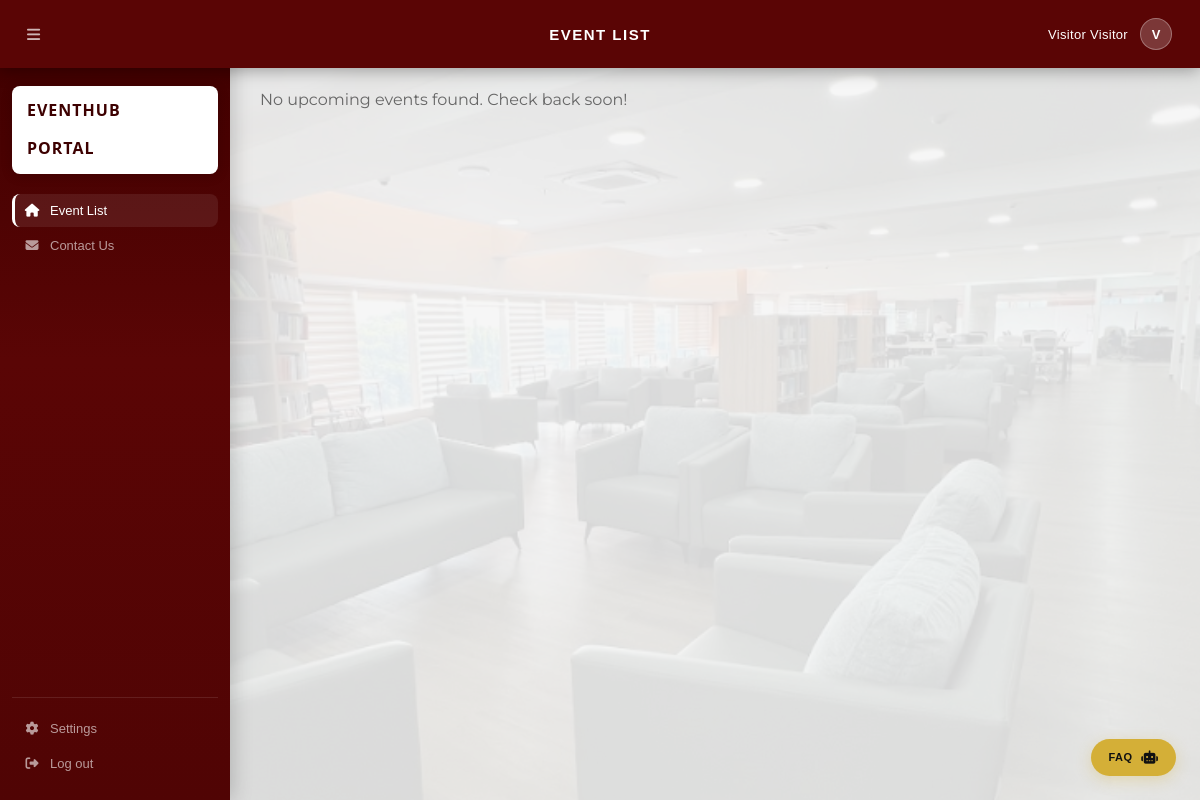
Page /pages/visitors_page.php on the earlier database version.
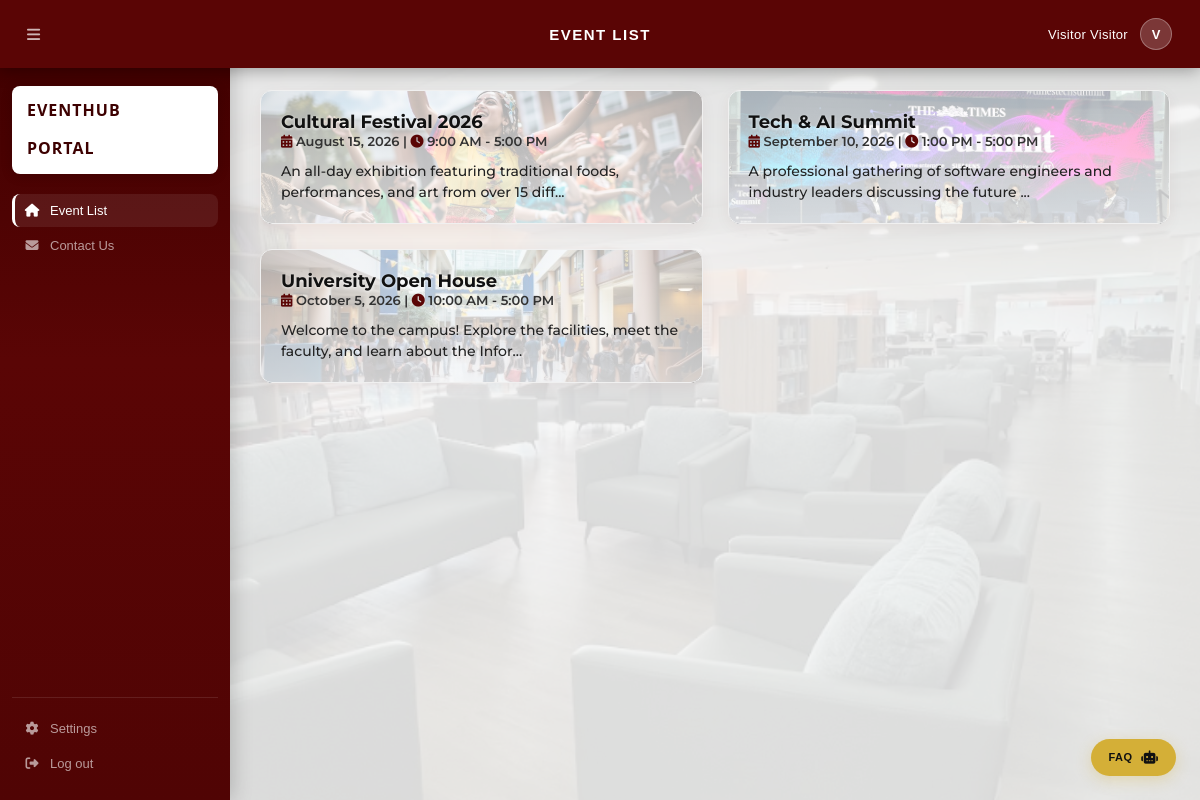
Same page on the later database version.
### tables this page shows
CREATE TABLE `event_list` (
  `id` int(11) NOT NULL,
  `event_name` varchar(150) NOT NULL,
  `date` date NOT NULL,
  `start_time` time NOT NULL,
  `end_time` time NOT NULL,
  `description` text NOT NULL,
  `created_at` timestamp NOT NULL DEFAULT current_timestamp()
);

### pages/visitors_page.php (the view, shortened to what this page needs)
<?php
    require_once '../components/config.php';
    require_once '../components/header.php';
    require_once '../components/sidebar.php';
    $sql_events = "SELECT * FROM event_list ORDER BY date ASC";
    $result_events = $conn->query($sql_events);
?>
<div class="main-content">
    <main class="main-content-wrapper" style="padding: 90px 30px 30px 30px;">
        <div class="event-grid" style="display: grid; grid-template-columns: repeat(auto-fill, minmax(320px, 1fr)); gap: 25px;">
            <?php if ($result_events && $result_events->num_rows > 0): ?>
                <?php while($event = $result_events->fetch_assoc()):
                    $image_filename = match((int)$event['id']) {
                        1 => 'culturalevents.jpg',
                        2 => 'techsummit.jpg',
                        3 => 'uniopenhouse.jpg',
                        default => 'default_event.jpg'
                    };
                    $bg_image = '../assets/images/gallery/' . $image_filename;
                    $start_dt = new DateTime($event['start_time']);
                    $end_dt = new DateTime($event['end_time']);
                    $diff = $start_dt->diff($end_dt);
                    $duration_str = $diff->h . ' hours';
                    $event['calculated_duration'] = $duration_str;
                    $event['cover_image_url'] = $bg_image;
                    $event['formatted_date'] = date('j F Y', strtotime($event['date']));
                    $event['formatted_time'] = date('H:i', strtotime($event['start_time'])) . ' - ' . date('H:i', strtotime($event['end_time']));
                ?>
                    <div class="temp-event-card"
                        onclick="openEventModal(<?= htmlspecialchars(json_encode($event), ENT_QUOTES, 'UTF-8') ?>)"
                        onmouseover="this.style.transform='scale(1.02)';"
                        onmouseout="this.style.transform='scale(1)';"
                        style="
                        background: linear-gradient(rgba(255, 255, 255, 0.65), rgba(255, 255, 255, 0.80)), url('<?= htmlspecialchars($bg_image) ?>') center/cover no-repeat;
                        border-radius: 12px;
                        padding: 20px;
                        box-shadow: 0 4px 15px rgba(90, 5, 5, 0.05);
                        border: 1px solid #f0f0f0;
                        display: flex;
                        flex-direction: column;
                        cursor: pointer;
                        transition: transform 0.2s ease;">
                        <h3 style="font-family: 'Montserrat', sans-serif; color: #111; margin-top: 0; font-size: 18px; position: relative; z-index: 2; text-shadow: 0px 1px 3px rgba(255,255,255,0.8);">
                            <?= htmlspecialchars($event['event_name']) ?>
                        </h3>
                        <p style="font-size: 13px; color: #333; margin-bottom: 12px; font-family: 'Montserrat', sans-serif; position: relative; z-index: 2; font-weight: 600;">
                            <i class="fas fa-calendar-alt" style="color: #5a0505;"></i> <?= date('F j, Y', strtotime($event['date'])) ?> |
                            <i class="fas fa-clock" style="color: #5a0505;"></i> <?= date('g:i A', strtotime($event['start_time'])) ?> - <?= date('g:i A', strtotime($event['end_time'])) ?>
                        </p>
                        <p style="font-size: 14px; color: #222; font-family: 'Montserrat', sans-serif; line-height: 1.5; position: relative; z-index: 2; flex-grow: 1; font-weight: 500;">
                            <?= htmlspecialchars(substr($event['description'], 0, 90)) ?>...
                        </p>
                    </div>
                <?php endwhile; ?>
            <?php else: ?>
                <p style="font-family: 'Montserrat', sans-serif; color: #666;">No upcoming events found. Check back soon!</p>
            <?php endif; ?>
        </div>
    </main>
</div>
<?php include '../components/faq_modal.php'; ?>
</body>
</html>

### components/header.php (shortened to what this page needs)
<?php
    $is_index = basename($_SERVER['PHP_SELF']) === 'index.php';
    $asset_prefix = $is_index ? '' : '../';
    $body_class = $is_index ? '' : 'user-body';
?>
<!DOCTYPE html>
<html lang="en">
<head>
    <link rel="stylesheet" href="<?php echo $asset_prefix; ?>assets/css/style.css?v=<?php echo time(); ?>">
    <link rel="stylesheet" href="https://cdnjs.cloudflare.com/ajax/libs/font-awesome/6.4.0/css/all.min.css">
</head>
<body<?php echo $body_class ? ' class="' . $body_class . '"' : ''; ?>>
    <?php if ($is_index): ?>
        <header class="login-header-bar" aria-hidden="true"></header>
    <?php else: ?>
        <div class="user-hero" aria-hidden="true"></div>
        <header class="user-topbar">
            <button class="topbar-menu" type="button" aria-label="Open menu">
                <i class="fas fa-bars"></i>
            </button>
            <h1 class="page-title" id="page-title" style="text-transform: uppercase;">
                <?php
                    $page = basename($_SERVER['PHP_SELF']);
                    $header_title = match($page) {
                        'visitors_page.php', 'staff_page.php' => 'EVENT LIST',
                        'inquiries_page.php' => 'INQUIRIES LIST',
                        'generate_code.php' => 'INVITATION CODE',
                        'contact.php' => 'CONTACT US',
                        default => 'EVENTHUB PORTAL'
                    };
                    echo htmlspecialchars($header_title);
                ?>
            </h1>
            <div class="topbar-profile">
                <span class="profile-name">
                    <?php
                        $displayName = htmlspecialchars($_SESSION['name'] ?? 'Visitor');
                        $role = htmlspecialchars($_SESSION['role'] ?? '');
                        echo $displayName . ($role ? ' ' . $role : '');
                    ?>
                </span>
                <div class="profile-avatar">
                    <?php
                        echo strtoupper(mb_substr($_SESSION['name'] ?? 'V', 0, 1));
                    ?>
                </div>
            </div>
        </header>
    <?php endif; ?>

### components/sidebar.php
<?php
    $current_page = basename($_SERVER['PHP_SELF']);
    $user_role = $_SESSION['role'] ?? 'Visitor';
?>
<aside class="sidebar">
    <div class="sidebar-brand" style="background: #ffffff; color: #5a0505; border-radius: 8px; margin-bottom: 20px; padding: 15px; text-align: left;">
        <div class="brand-text" style="font-family: 'Shrikhand', cursive; font-size: 16px; line-height: 1.2;">
            <strong>EVENTHUB</strong><br>
            <strong>PORTAL</strong>
        </div>
    </div>
    <div class="sidebar-nav">
        <?php if ($user_role === 'Admin' || $user_role === 'Staff'): ?>
            <a href="../pages/staff_page.php" class="nav-link <?php echo ($current_page == 'staff_page.php') ? 'active' : ''; ?>">
                <i class="fas fa-tasks"></i> Event List
            </a>
            <a href="../pages/generate_code.php" class="nav-link <?php echo ($current_page == 'generate_code.php') ? 'active' : ''; ?>">
                <i class="fas fa-key"></i> Invitation Code
            </a>
            <a href="../pages/inquiries_page.php" class="nav-link <?php echo ($current_page == 'inquiries_page.php') ? 'active' : ''; ?>">
                <i class="fas fa-question-circle"></i> Inquiries List
            </a>
        <?php else: ?>
            <a href="../pages/visitors_page.php" class="nav-link <?php echo ($current_page == 'visitors_page.php') ? 'active' : ''; ?>">
                <i class="fas fa-home"></i> Event List
            </a>
            <a href="../pages/contact.php" class="nav-link <?php echo ($current_page == 'contact.php') ? 'active' : ''; ?>">
                <i class="fas fa-envelope"></i> Contact Us
            </a>
        <?php endif; ?>
        <div class="nav-spacer"></div>
        <a href="#" class="nav-link"><i class="fas fa-cog"></i> Settings</a>
        <a href="../index.php" class="nav-link"><i class="fas fa-sign-out-alt"></i> Log out</a>
    </div>
</aside>

### components/faq_modal.php (shortened to what this page needs)
<button class="faq-floating-trigger" onclick="toggleFaqModal()" type="button" aria-label="Open FAQ Assistant">
    <span style="font-size: 11px; font-weight: bold; letter-spacing: 0.5px; font-family: 'Poppins', sans-serif;">FAQ</span>
    <i class="fas fa-robot"></i>
</button>

### assets/css/style.css (style rules this page uses)
.faq-floating-trigger { position: fixed; bottom: 24px; right: 24px; background: #D4AF37; color: #111111; border: none; padding: 12px 18px; border-radius: 30px; cursor: pointer; display: flex; align-items: center; gap: 8px; z-index: 99999; box-shadow: 0 4px 15px rgba(212, 175, 55, 0.3); transition: transform 0.2s, background 0.2s, box-shadow 0.2s; }
:root { --primary-color: #600000; --primary-light: #fdf2f2; --text-main: #333333; --text-muted: #666666; --bg-main: #f4f6f9; --white: #ffffff; --border-color: #dddddd; --danger: #c62828; --success: #155724; --success-bg: #d4edda; }
* { margin: 0; padding: 0; box-sizing: border-box; font-family: 'Segoe UI', Tahoma, Geneva, Verdana, sans-serif; }
body { background-color: var(--bg-main); color: var(--text-main); }
a { text-decoration: none; color: inherit; }
.main-content-wrapper { flex: 1; display: flex; flex-direction: column; height: 100vh; overflow-y: auto; position: relative; }
.user-body { background: #f5f5f5; font-family: "Outfit", sans-serif; min-height: 100vh; position: relative; overflow-x: hidden; }
.user-hero { position: fixed; inset: 0; background-image: url("../images/Library.png"); background-size: cover; background-position: center; opacity: 0.12; z-index: 0; }
.user-topbar { position: fixed; top: 0; left: 0; right: 0; height: 68px; background: #5a0505; display: flex; align-items: center; justify-content: center; z-index: 200; box-shadow: 0 2px 16px rgba(0,0,0,0.35); }
.topbar-menu { position: absolute; left: 18px; background: transparent; border: none; color: rgba(255,255,255,0.7); font-size: 15px; cursor: pointer; padding: 7px 9px; border-radius: 7px; transition: background 0.2s, color 0.2s; display: flex; align-items: center; justify-content: center; }
.page-title { color: #ffffff; font-size: 15px; font-weight: 600; letter-spacing: 1.5px; font-family: "Poppins", sans-serif; text-transform: uppercase; }
.topbar-profile { position: absolute; right: 20px; display: flex; align-items: center; gap: 12px; padding: 4px 8px; border-radius: 30px; transition: background 0.2s; }
.profile-name { color: #ffffff; font-family: "Poppins", sans-serif; font-size: 13px; font-weight: 500; letter-spacing: 0.3px; }
.profile-avatar { width: 32px; height: 32px; background: rgba(255, 255, 255, 0.2); border: 1px solid rgba(255, 255, 255, 0.3); border-radius: 50%; color: #ffffff; display: flex; align-items: center; justify-content: center; font-family: "Poppins", sans-serif; font-size: 13px; font-weight: 600; text-transform: uppercase; }
.user-body .sidebar { width: 230px; background: linear-gradient(180deg, #3d0000 0%, #5a0505 45%, #500404 100%); color: #ffffff; padding: 86px 12px 20px; display: flex; flex-direction: column; flex-shrink: 0; position: fixed; top: 0; left: 0; height: 100vh; z-index: 100; overflow-y: auto; transition: transform 0.28s cubic-bezier(0.4, 0, 0.2, 1); box-shadow: 2px 0 20px rgba(0,0,0,0.2); }
.sidebar-brand { background: rgba(255,255,255,0.97); border-radius: 10px; padding: 10px 12px; display: grid; grid-template-columns: auto 1.5px 1fr; align-items: center; gap: 10px; margin-bottom: 28px; color: #5a0505; box-shadow: 0 2px 12px rgba(0,0,0,0.15); }
.brand-text { font-family: "Poppins", sans-serif; font-weight: 700; font-size: 14px; letter-spacing: 1px; line-height: 1.5; color: #3d0000; display: flex; flex-direction: column; gap: 0; }
.sidebar-nav { display: flex; flex-direction: column; gap: 2px; flex: 1; }
.nav-link { color: rgba(255,255,255,0.6); font-family: "Poppins", sans-serif; font-size: 13px; font-weight: 400; display: flex; align-items: center; gap: 10px; padding: 9px 12px; border-radius: 8px; transition: background 0.18s, color 0.18s, transform 0.15s; }
.nav-link i { font-size: 13px; width: 16px; text-align: center; flex-shrink: 0; }
.nav-link.active { background: rgba(255,255,255,0.08); color: #ffffff; font-weight: 500; border-left: 3px solid #ffffff; padding-left: 9px; }
.nav-link.active i { color: #ffffff; }
.nav-spacer { margin-top: auto; padding-top: 12px; border-top: 1px solid rgba(255,255,255,0.1); }
.user-body .main-content-wrapper { flex: 1; margin-left: 230px; padding: 88px 32px 40px; overflow-y: auto; min-height: 100vh; }

Differences in the rows shown:
added event_list: shows a picture, event_name "Cultural Festival 2026", date "August 15, 2026", start_time "9:00 AM", end_time "5:00 PM", description "An all-day exhibition featuring traditional foods, performances, and art from over 15 diff"
added event_list: shows a picture, event_name "Tech & AI Summit", date "September 10, 2026", start_time "1:00 PM", end_time "5:00 PM", description "A professional gathering of software engineers and industry leaders discussing the future"
added event_list: shows a picture, event_name "University Open House", date "October 5, 2026", start_time "10:00 AM", end_time "5:00 PM", description "Welcome to the campus! Explore the facilities, meet the faculty, and learn about the Infor"
Other differences:
text no longer shown: "No upcoming events found. Check back soon!"
